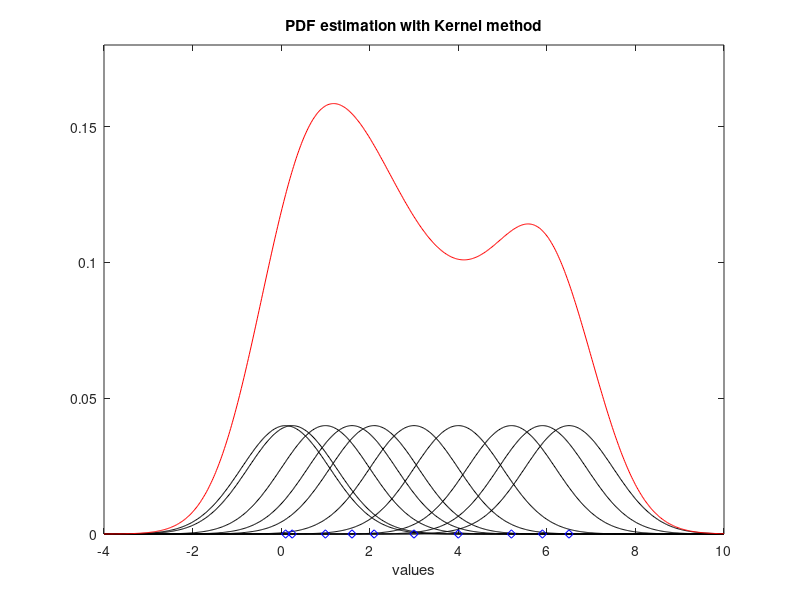

This figure's MATLAB source:
% Kernel method example
% using Gaussian kernel

v=-4:0.02:10; %set of values
L=length(v); %number of values

X=[0.1, 0.25, 1, 1.6, 2.1, 3, 4, 5.2, 5.9, 6.5]; %random data
N=length(X); %number of data points

Kpdf=zeros(N,L); % reserve space
h=1; %bandwidth
q=1/(sqrt(2*pi)*h); %constant

for np=1:N,
   for nv=1:L,
      Kpdf(np,nv)=(q/N)*exp((-(v(nv)-X(np))^2)/(2*(h)^2));
   end;
end; 

%total PDF
ypdf=sum(Kpdf);
   
%display
figure(1)
for np=1:N,
   plot(v,Kpdf(np,:),'k'); hold on; %PDF components
end; 
plot(v,ypdf,'r'); %total PDF
plot(X,zeros(1,N),'bd'); %the data
axis([-4 10 0 0.18]);
xlabel('values'); title('PDF estimation with Kernel method');
